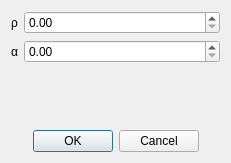
<?xml version="1.0" encoding="UTF-8"?>
<ui version="4.0">
 <class>BoundCoconeParametersDialog</class>
 <widget class="QDialog" name="BoundCoconeParametersDialog">
  <property name="geometry">
   <rect>
    <x>0</x>
    <y>0</y>
    <width>231</width>
    <height>163</height>
   </rect>
  </property>
  <property name="windowTitle">
   <string>Dialog</string>
  </property>
  <layout class="QVBoxLayout" name="verticalLayout">
   <item>
    <layout class="QFormLayout" name="formLayout">
     <item row="0" column="0">
      <widget class="QLabel" name="Label_Rho">
       <property name="text">
        <string>ρ</string>
       </property>
      </widget>
     </item>
     <item row="1" column="0">
      <widget class="QLabel" name="Label_Alpha">
       <property name="text">
        <string>α</string>
       </property>
      </widget>
     </item>
     <item row="0" column="1">
      <widget class="QDoubleSpinBox" name="doubleSpinBox_rho"/>
     </item>
     <item row="1" column="1">
      <widget class="QDoubleSpinBox" name="doubleSpinBox_alpha"/>
     </item>
    </layout>
   </item>
   <item>
    <widget class="QDialogButtonBox" name="buttonBox">
     <property name="inputMethodHints">
      <set>Qt::ImhNone</set>
     </property>
     <property name="orientation">
      <enum>Qt::Horizontal</enum>
     </property>
     <property name="standardButtons">
      <set>QDialogButtonBox::Cancel|QDialogButtonBox::Ok</set>
     </property>
     <property name="centerButtons">
      <bool>true</bool>
     </property>
    </widget>
   </item>
  </layout>
 </widget>
 <resources/>
 <connections>
  <connection>
   <sender>buttonBox</sender>
   <signal>accepted()</signal>
   <receiver>BoundCoconeParametersDialog</receiver>
   <slot>accept()</slot>
   <hints>
    <hint type="sourcelabel">
     <x>248</x>
     <y>254</y>
    </hint>
    <hint type="destinationlabel">
     <x>157</x>
     <y>274</y>
    </hint>
   </hints>
  </connection>
  <connection>
   <sender>buttonBox</sender>
   <signal>rejected()</signal>
   <receiver>BoundCoconeParametersDialog</receiver>
   <slot>reject()</slot>
   <hints>
    <hint type="sourcelabel">
     <x>316</x>
     <y>260</y>
    </hint>
    <hint type="destinationlabel">
     <x>286</x>
     <y>274</y>
    </hint>
   </hints>
  </connection>
 </connections>
</ui>
